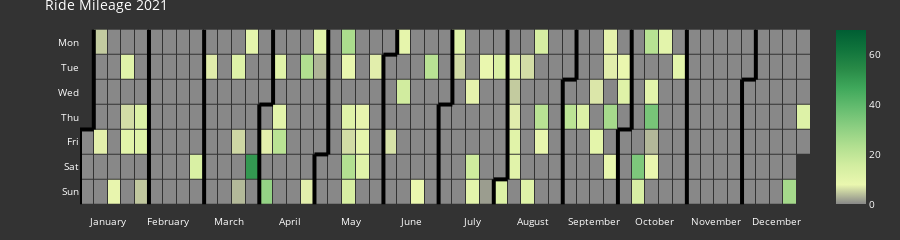

Notebook source saved alongside this figure:
### Code cell
fig = calplot(df_activity_2021, x='ride_date', y='total_distance_mi', colorscale=colorscale, 
              dark_theme=True, gap=1, month_lines_width=4, month_lines_color='#000000',
            showscale=True, total_height=225, title='Ride Mileage 2021', cmap_max=70)
fig.show()

### Figure 1 — Plotly figure (JSON) as saved in the notebook; plotly's stock layout.template omitted (floating-point values rounded to 4 significant figures; data arrays with more than 128 entries replaced by an {"elided": "..."} marker saying what was removed)
{"data": [{"colorscale": [[0, "#888888"], [0.1111, "#eaf7af"], [0.2222, "#d2eda0"], [0.3333, "#b1df90"], [0.4444, "#8bce81"], [0.5556, "#64bc6f"], [0.6667, "#3fa85b"], [0.7778, "#288a47"], [0.8889, "#10743c"], [1, "#005e33"]], "customdata": {"elided": "365x2 str values"}, "hovertemplate": "%{customdata[0]} <br>Week=%{x} <br>%{customdata[1]}=%{z}", "name": "2021", "showscale": true, "type": "heatmap", "x": {"elided": "365 int values"}, "xaxis": "x", "xgap": 1, "y": {"elided": "365 int values"}, "yaxis": "y", "ygap": 1, "z": {"elided": "365 float values"}, "zmax": 70, "zmin": 0}, {"hoverinfo": "skip", "line": {"color": "#000000", "width": 4}, "mode": "lines", "type": "scatter", "x": [-0.5, -0.5], "xaxis": "x", "y": [3.5, 6.5], "yaxis": "y"}, {"hoverinfo": "skip", "line": {"color": "#000000", "width": 4}, "mode": "lines", "type": "scatter", "x": [-0.5, 0.5], "xaxis": "x", "y": [3.5, 3.5], "yaxis": "y"}, {"hoverinfo": "skip", "line": {"color": "#000000", "width": 4}, "mode": "lines", "type": "scatter", "x": [0.5, 0.5], "xaxis": "x", "y": [3.5, -0.5], "yaxis": "y"}, {"hoverinfo": "skip", "line": {"color": "#000000", "width": 4}, "mode": "lines", "type": "scatter", "x": [4.5, 4.5], "xaxis": "x", "y": [-0.5, 6.5], "yaxis": "y"}, {"hoverinfo": "skip", "line": {"color": "#000000", "width": 4}, "mode": "lines", "type": "scatter", "x": [8.5, 8.5], "xaxis": "x", "y": [-0.5, 6.5], "yaxis": "y"}, {"hoverinfo": "skip", "line": {"color": "#000000", "width": 4}, "mode": "lines", "type": "scatter", "x": [12.5, 12.5], "xaxis": "x", "y": [2.5, 6.5], "yaxis": "y"}, {"hoverinfo": "skip", "line": {"color": "#000000", "width": 4}, "mode": "lines", "type": "scatter", "x": [12.5, 13.5], "xaxis": "x", "y": [2.5, 2.5], "yaxis": "y"}, {"hoverinfo": "skip", "line": {"color": "#000000", "width": 4}, "mode": "lines", "type": "scatter", "x": [13.5, 13.5], "xaxis": "x", "y": [2.5, -0.5], "yaxis": "y"}, {"hoverinfo": "skip", "line": {"color": "#000000", "width": 4}, "mode": "lines", "type": "scatter", "x": [16.5, 16.5], "xaxis": "x", "y": [4.5, 6.5], "yaxis": "y"}, {"hoverinfo": "skip", "line": {"color": "#000000", "width": 4}, "mode": "lines", "type": "scatter", "x": [16.5, 17.5], "xaxis": "x", "y": [4.5, 4.5], "yaxis": "y"}, {"hoverinfo": "skip", "line": {"color": "#000000", "width": 4}, "mode": "lines", "type": "scatter", "x": [17.5, 17.5], "xaxis": "x", "y": [4.5, -0.5], "yaxis": "y"}, {"hoverinfo": "skip", "line": {"color": "#000000", "width": 4}, "mode": "lines", "type": "scatter", "x": [21.5, 21.5], "xaxis": "x", "y": [0.5, 6.5], "yaxis": "y"}, {"hoverinfo": "skip", "line": {"color": "#000000", "width": 4}, "mode": "lines", "type": "scatter", "x": [21.5, 22.5], "xaxis": "x", "y": [0.5, 0.5], "yaxis": "y"}, {"hoverinfo": "skip", "line": {"color": "#000000", "width": 4}, "mode": "lines", "type": "scatter", "x": [22.5, 22.5], "xaxis": "x", "y": [0.5, -0.5], "yaxis": "y"}, {"hoverinfo": "skip", "line": {"color": "#000000", "width": 4}, "mode": "lines", "type": "scatter", "x": [25.5, 25.5], "xaxis": "x", "y": [2.5, 6.5], "yaxis": "y"}, {"hoverinfo": "skip", "line": {"color": "#000000", "width": 4}, "mode": "lines", "type": "scatter", "x": [25.5, 26.5], "xaxis": "x", "y": [2.5, 2.5], "yaxis": "y"}, {"hoverinfo": "skip", "line": {"color": "#000000", "width": 4}, "mode": "lines", "type": "scatter", "x": [26.5, 26.5], "xaxis": "x", "y": [2.5, -0.5], "yaxis": "y"}, {"hoverinfo": "skip", "line": {"color": "#000000", "width": 4}, "mode": "lines", "type": "scatter", "x": [29.5, 29.5], "xaxis": "x", "y": [5.5, 6.5], "yaxis": "y"}, {"hoverinfo": "skip", "line": {"color": "#000000", "width": 4}, "mode": "lines", "type": "scatter", "x": [29.5, 30.5], "xaxis": "x", "y": [5.5, 5.5], "yaxis": "y"}, {"hoverinfo": "skip", "line": {"color": "#000000", "width": 4}, "mode": "lines", "type": "scatter", "x": [30.5, 30.5], "xaxis": "x", "y": [5.5, -0.5], "yaxis": "y"}, {"hoverinfo": "skip", "line": {"color": "#000000", "width": 4}, "mode": "lines", "type": "scatter", "x": [34.5, 34.5], "xaxis": "x", "y": [1.5, 6.5], "yaxis": "y"}, {"hoverinfo": "skip", "line": {"color": "#000000", "width": 4}, "mode": "lines", "type": "scatter", "x": [34.5, 35.5], "xaxis": "x", "y": [1.5, 1.5], "yaxis": "y"}, {"hoverinfo": "skip", "line": {"color": "#000000", "width": 4}, "mode": "lines", "type": "scatter", "x": [35.5, 35.5], "xaxis": "x", "y": [1.5, -0.5], "yaxis": "y"}, {"hoverinfo": "skip", "line": {"color": "#000000", "width": 4}, "mode": "lines", "type": "scatter", "x": [38.5, 38.5], "xaxis": "x", "y": [3.5, 6.5], "yaxis": "y"}, {"hoverinfo": "skip", "line": {"color": "#000000", "width": 4}, "mode": "lines", "type": "scatter", "x": [38.5, 39.5], "xaxis": "x", "y": [3.5, 3.5], "yaxis": "y"}, {"hoverinfo": "skip", "line": {"color": "#000000", "width": 4}, "mode": "lines", "type": "scatter", "x": [39.5, 39.5], "xaxis": "x", "y": [3.5, -0.5], "yaxis": "y"}, {"hoverinfo": "skip", "line": {"color": "#000000", "width": 4}, "mode": "lines", "type": "scatter", "x": [43.5, 43.5], "xaxis": "x", "y": [-0.5, 6.5], "yaxis": "y"}, {"hoverinfo": "skip", "line": {"color": "#000000", "width": 4}, "mode": "lines", "type": "scatter", "x": [47.5, 47.5], "xaxis": "x", "y": [1.5, 6.5], "yaxis": "y"}, {"hoverinfo": "skip", "line": {"color": "#000000", "width": 4}, "mode": "lines", "type": "scatter", "x": [47.5, 48.5], "xaxis": "x", "y": [1.5, 1.5], "yaxis": "y"}, {"hoverinfo": "skip", "line": {"color": "#000000", "width": 4}, "mode": "lines", "type": "scatter", "x": [48.5, 48.5], "xaxis": "x", "y": [1.5, -0.5], "yaxis": "y"}], "layout": {"font": {"color": "#fff", "size": 10}, "height": 225, "margin": {"b": 20, "t": 20}, "paper_bgcolor": "#333", "plot_bgcolor": "#333", "showlegend": false, "title": {"text": "Ride Mileage 2021"}, "xaxis": {"anchor": "y", "domain": [0, 1], "showgrid": false, "showline": false, "tickmode": "array", "ticktext": ["January", "February", "March", "April", "May", "June", "July", "August", "September", "October", "November", "December"], "tickvals": [1.5, 5.909, 10.32, 14.73, 19.14, 23.55, 27.95, 32.36, 36.77, 41.18, 45.59, 50], "zeroline": false}, "yaxis": {"anchor": "x", "autorange": "reversed", "domain": [0, 1], "showgrid": false, "showline": false, "tickmode": "array", "ticktext": ["Mon", "Tue", "Wed", "Thu", "Fri", "Sat", "Sun"], "tickvals": [0, 1, 2, 3, 4, 5, 6], "zeroline": false}}}
